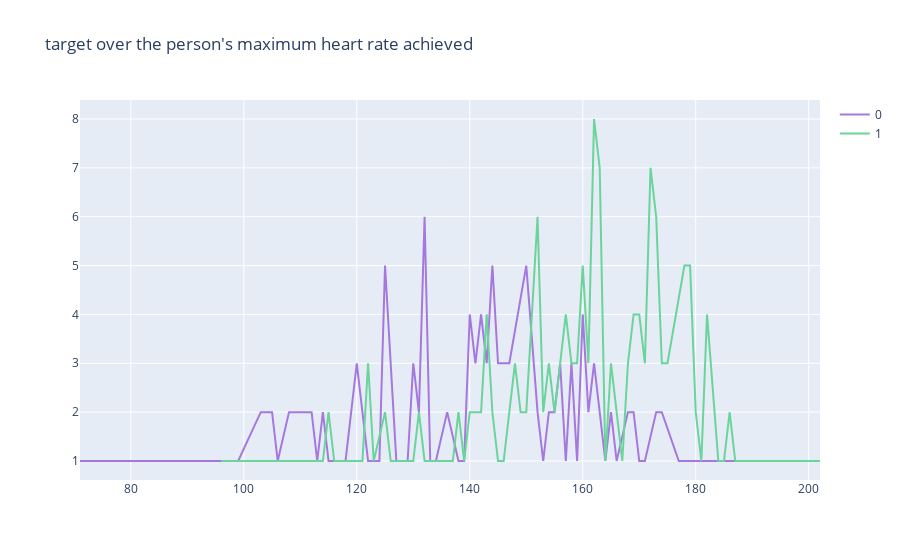

Write notebook code for a chart like this one.
### Code cell
col='thalach'
d1=df[df['target']==0]
d2=df[df['target']==1]
v1=d1[col].value_counts().reset_index()
v1=v1.rename(columns={col:'count','index':col})
v1['percent']=v1['count'].apply(lambda x : 100*x/sum(v1['count']))
v1=v1.sort_values(col)
v2=d2[col].value_counts().reset_index()
v2=v2.rename(columns={col:'count','index':col})
v2['percent']=v2['count'].apply(lambda x : 100*x/sum(v2['count']))
v2=v2.sort_values(col)
trace1 = go.Scatter(x=v1[col], y=v1["count"], name=0, marker=dict(color="#a678de"))
trace2 = go.Scatter(x=v2[col], y=v2["count"], name=1, marker=dict(color="#6ad49b"))
data = [trace1, trace2]
layout={'title':"target over the person's maximum heart rate achieved"}
fig = go.Figure(data, layout=layout)
iplot(fig)

### Figure 1 — Plotly figure (JSON) as saved in the notebook; plotly's stock layout.template omitted (floating-point values rounded to 4 significant figures)
{"data": [{"marker": {"color": "#a678de"}, "name": "0", "type": "scatter", "x": [71, 88, 90, 95, 96, 97, 99, 103, 105, 106, 108, 109, 111, 112, 113, 114, 115, 116, 117, 118, 120, 122, 123, 124, 125, 126, 127, 128, 129, 130, 131, 132, 133, 134, 136, 138, 139, 140, 141, 142, 143, 144, 145, 146, 147, 150, 152, 153, 154, 155, 156, 157, 158, 159, 160, 161, 162, 163, 164, 165, 166, 168, 169, 170, 171, 173, 174, 177, 181, 182, 195], "y": [1, 1, 1, 1, 1, 1, 1, 2, 2, 1, 2, 2, 2, 2, 1, 2, 1, 1, 1, 1, 3, 1, 1, 1, 5, 3, 1, 1, 1, 3, 2, 6, 1, 1, 2, 1, 1, 4, 3, 4, 3, 5, 3, 3, 3, 5, 2, 1, 2, 2, 3, 1, 3, 1, 4, 2, 3, 2, 1, 2, 1, 2, 2, 1, 1, 2, 2, 1, 1, 1, 1]}, {"marker": {"color": "#6ad49b"}, "name": "1", "type": "scatter", "x": [96, 105, 111, 114, 115, 116, 121, 122, 123, 125, 126, 130, 131, 132, 133, 137, 138, 139, 140, 142, 143, 144, 145, 146, 147, 148, 149, 150, 151, 152, 153, 154, 155, 156, 157, 158, 159, 160, 161, 162, 163, 164, 165, 166, 167, 168, 169, 170, 171, 172, 173, 174, 175, 178, 179, 180, 181, 182, 184, 185, 186, 187, 188, 190, 192, 194, 202], "y": [1, 1, 1, 1, 2, 1, 1, 3, 1, 2, 1, 1, 2, 1, 1, 1, 2, 1, 2, 2, 4, 2, 1, 1, 2, 3, 2, 2, 4, 6, 2, 3, 2, 3, 4, 3, 3, 5, 3, 8, 7, 1, 3, 2, 1, 3, 4, 4, 3, 7, 6, 3, 3, 5, 5, 2, 1, 4, 1, 1, 2, 1, 1, 1, 1, 1, 1]}], "layout": {"title": {"text": "target over the person's maximum heart rate achieved"}}}
